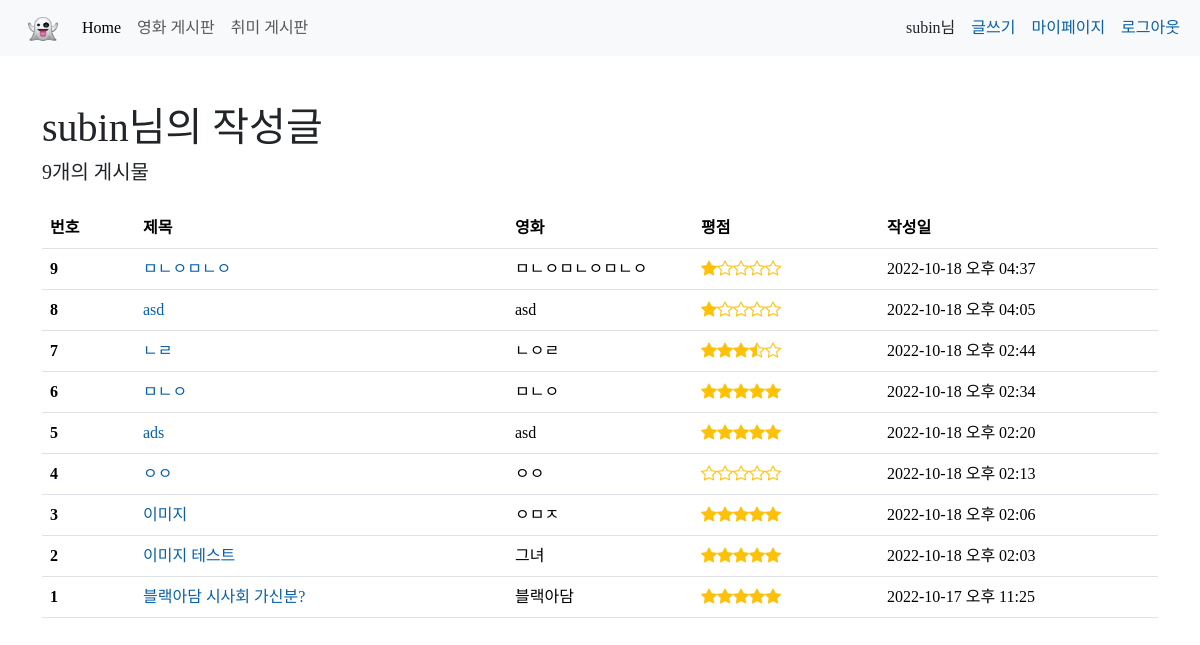
The app's page /accounts/6/articles/ (signed in), older data.
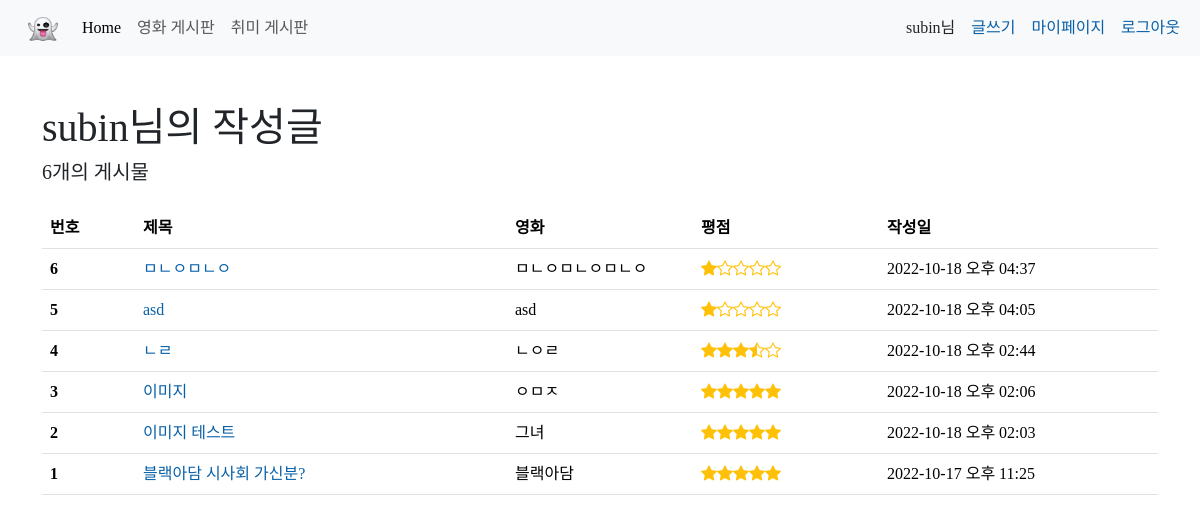
The same page, newer data.
### articles/models.py (models this page shows)
class Articles(models.Model):
    title = models.CharField(max_length=40)
    content = models.TextField()
    movie_name = models.CharField(max_length=80)
    grade = models.FloatField(default=1.0)
    created_at = models.DateTimeField(auto_now_add=True)
    updated_at = models.DateTimeField(auto_now=True)
    user = models.ForeignKey(get_user_model(), on_delete=models.PROTECT)
    image = ProcessedImageField(upload_to='images/', blank=True, null=True,
                                processors=[ResizeToFill(400, 300)],
                                format='JPEG', options={'quality': 90})

### accounts/views.py (the view)
# urls.py: path("<int:pk>/articles/", views.articles, name="articles"),
@login_required
def articles(request, pk):
    articles = Articles.objects.filter(user=request.user).order_by("-pk")
    context = {
        "articles": articles,
    }
    return render(request, "accounts/articles.html", context)

### accounts/templates/accounts/articles.html
{% extends 'base.html' %}
{% load django_bootstrap5 %}
{% block css %}
  <link rel="stylesheet" href="https://cdn.jsdelivr.net/npm/bootstrap-icons@1.9.1/font/bootstrap-icons.css">
{% endblock css %}
{% block content %}
  <div class="container my-5">
    <h1 class="mb-2">{{ request.user }}님의 작성글</h1>
    <h5 class="mb-4">{{ articles|length }}개의 게시물</h5>
    <div>
      <table class="table table-hover">
        <thead>
          <tr>
            <th scope="col">번호</th>
            <th scope="col">제목</th>
            <th scope="col">영화</th>
            <th scope="col">평점</th>
            <th scope="col">작성일</th>
          </tr>
        </thead>
        <tbody>
          {% for article in articles %}
            <tr>
              <th scope="row" class="align-middle col-md-1">{{ forloop.revcounter }}</td>
              <td class="align-middle col-md-4">
                <a href="{% url 'articles:detail' article.pk %}" class="text-decoration-none">{{ article.title }}</a>
              </td>
              <td class="align-middle col-md-2">{{ article.movie_name }}</td>
              <td class="align-middle col-md-2">
                <div class="d-flex align-items-center">
                  {% if article.grade == 0 %}
                    <div class="text-warning bi-star"></div>
                    <div class="text-warning bi-star"></div>
                    <div class="text-warning bi-star"></div>
                    <div class="text-warning bi-star"></div>
                    <div class="text-warning bi-star"></div>
                  {% elif article.grade == 0.5 %}
                    <div class="text-warning bi-star-half"></div>
                    <div class="text-warning bi-star"></div>
                    <div class="text-warning bi-star"></div>
                    <div class="text-warning bi-star"></div>
                    <div class="text-warning bi-star"></div>
                  {% elif article.grade == 1.0 %}
                    <div class="text-warning bi-star-fill"></div>
                    <div class="text-warning bi-star"></div>
                    <div class="text-warning bi-star"></div>
                    <div class="text-warning bi-star"></div>
                    <div class="text-warning bi-star"></div>
                  {% elif article.grade == 1.5 %}
                    <div class="text-warning bi-star-fill"></div>
                    <div class="text-warning bi-star-half"></div>
                    <div class="text-warning bi-star"></div>
                    <div class="text-warning bi-star"></div>
                    <div class="text-warning bi-star"></div>
                  {% elif article.grade == 2.0 %}
                    <div class="text-warning bi-star-fill"></div>
                    <div class="text-warning bi-star-fill"></div>
                    <div class="text-warning bi-star"></div>
                    <div class="text-warning bi-star"></div>
                    <div class="text-warning bi-star"></div>
                  {% elif article.grade == 2.5 %}
                    <div class="text-warning bi-star-fill"></div>
                    <div class="text-warning bi-star-fill"></div>
                    <div class="text-warning bi-star-half"></div>
                    <div class="text-warning bi-star"></div>
                    <div class="text-warning bi-star"></div>
                  {% elif article.grade == 3.0 %}
                    <div class="text-warning bi-star-fill"></div>
                    <div class="text-warning bi-star-fill"></div>
                    <div class="text-warning bi-star-fill"></div>
                    <div class="text-warning bi-star"></div>
                    <div class="text-warning bi-star"></div>
                  {% elif article.grade == 3.5 %}
                    <div class="text-warning bi-star-fill"></div>
                    <div class="text-warning bi-star-fill"></div>
                    <div class="text-warning bi-star-fill"></div>
                    <div class="text-warning bi-star-half"></div>
                    <div class="text-warning bi-star"></div>
                  {% elif article.grade == 4.0 %}
                    <div class="text-warning bi-star-fill"></div>
                    <div class="text-warning bi-star-fill"></div>
                    <div class="text-warning bi-star-fill"></div>
                    <div class="text-warning bi-star-fill"></div>
                    <div class="text-warning bi-star"></div>
                  {% elif article.grade == 4.5 %}
                    <div class="text-warning bi-star-fill"></div>
                    <div class="text-warning bi-star-fill"></div>
                    <div class="text-warning bi-star-fill"></div>
                    <div class="text-warning bi-star-fill"></div>
                    <div class="text-warning bi-star-half"></div>
                  {% elif article.grade == 5.0 %}
                    <div class="text-warning bi-star-fill"></div>
                    <div class="text-warning bi-star-fill"></div>
                    <div class="text-warning bi-star-fill"></div>
                    <div class="text-warning bi-star-fill"></div>
                    <div class="text-warning bi-star-fill"></div>
                  {% endif %}
                </div>
              </td>
              <td class="align-middle col-md-3">{{ article.created_at|date:'Y-m-d a h:i' }}</td>
            </tr>
          {% endfor %}
        </tbody>
      </table>
    </div>
  </div>
{% endblock content %}

Row changes from the older to the newer data that the page shows:
removed Articles: title "ㅁㄴㅇ", movie_name "ㅁㄴㅇ", grade 5 (drawn), created_at "2022-10-18 오후 02:34"
removed Articles: title "ads", movie_name "asd", grade 5 (drawn), created_at "2022-10-18 오후 02:20"
removed Articles: title "ㅇㅇ", movie_name "ㅇㅇ", grade 0 (drawn), created_at "2022-10-18 오후 02:13"
Text that changed along with them:
{{ articles|length }}: "9" → "6"
